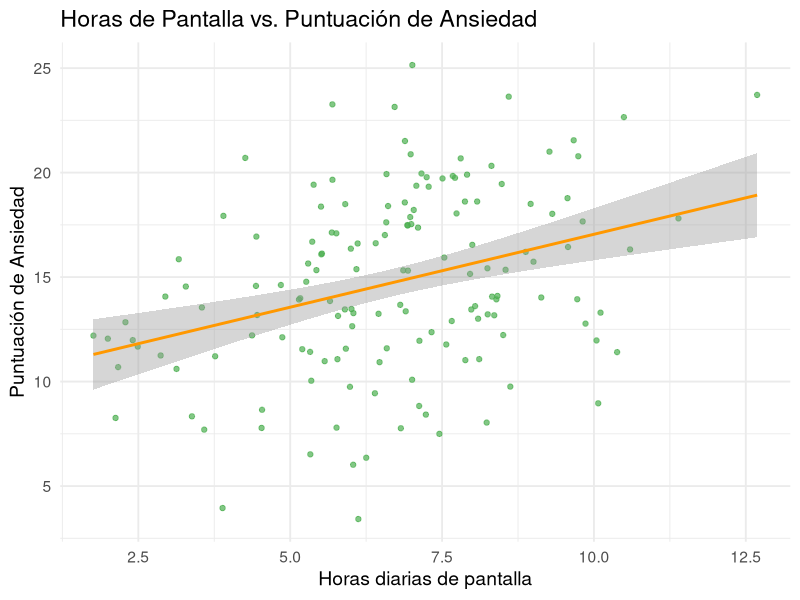

Source code (R):
## ---- chunk 1
knitr::opts_chunk$set(echo = TRUE)
## ---- chunk 2
# Carga de paquetes
library(dplyr)
library(ggplot2)
## ---- chunk 3
# Datos de ejemplo
datos <- data.frame(
  id = 1:150,
  horas_pantalla = rnorm(150, mean = 6.5, sd = 2),
  puntuacion_ansiedad = rnorm(150, mean = 10, sd = 4)
)

# Creamos una correlación ligera
datos$puntuacion_ansiedad <- datos$puntuacion_ansiedad + (datos$horas_pantalla * 0.7) + rnorm(150, 0, 2)

head(datos)
ggplot(datos, aes(x = horas_pantalla, y = puntuacion_ansiedad)) +
  geom_point(alpha = 0.7, color = "#4CAF50") + # Verde
  geom_smooth(method = "lm", color = "#FF9800") + # Naranja
  theme_minimal(base_size = 14) +
  labs(title = "Horas de Pantalla vs. Puntuación de Ansiedad",
       x = "Horas diarias de pantalla",
       y = "Puntuación de Ansiedad")
